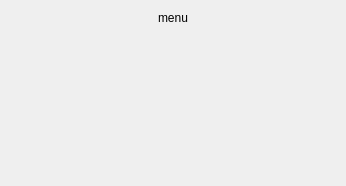
<?xml version="1.0" encoding="UTF-8"?>
<ui version="4.0">
 <class>menu</class>
 <widget class="QWidget" name="menu">
  <property name="geometry">
   <rect>
    <x>0</x>
    <y>0</y>
    <width>346</width>
    <height>186</height>
   </rect>
  </property>
  <property name="windowTitle">
   <string>menu</string>
  </property>
  <layout class="QVBoxLayout" name="verticalLayout">
   <property name="topMargin">
    <number>11</number>
   </property>
   <item>
    <widget class="QLabel" name="title">
     <property name="layoutDirection">
      <enum>Qt::LeftToRight</enum>
     </property>
     <property name="text">
      <string>menu</string>
     </property>
     <property name="alignment">
      <set>Qt::AlignCenter</set>
     </property>
    </widget>
   </item>
   <item>
    <spacer name="verticalSpacer">
     <property name="orientation">
      <enum>Qt::Vertical</enum>
     </property>
     <property name="sizeHint" stdset="0">
      <size>
       <width>20</width>
       <height>40</height>
      </size>
     </property>
    </spacer>
   </item>
  </layout>
 </widget>
 <resources/>
 <connections/>
</ui>
